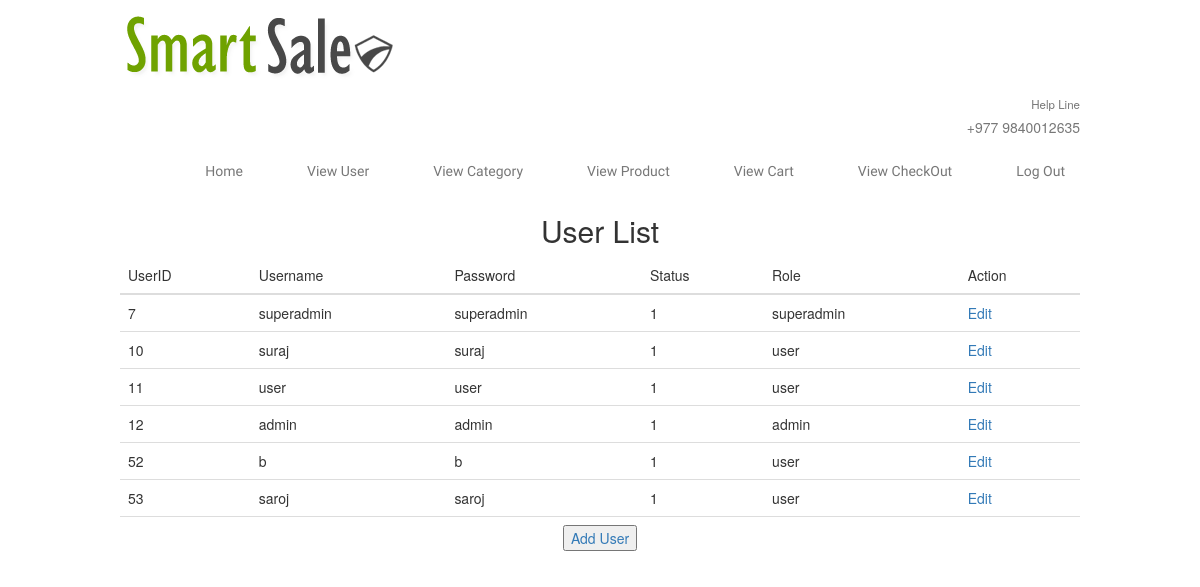
/admin_viewuser.php (signed in), run on the app's committed database.
### tables this page shows
CREATE TABLE `user` (
  `user_id` int(11) NOT NULL,
  `username` varchar(255) NOT NULL,
  `password` varchar(255) NOT NULL,
  `status` varchar(255) NOT NULL,
  `role` varchar(255) NOT NULL
);

### admin_viewuser.php (the view, shortened to what this page needs)
<?php
include_once("utilitis/config.php");
$rs_results = mysqli_query($conn,"Select * from user");
include_once('adminpanel.php');
?>
<!DOCTYPE HTML>
<html>
<head>
</head>
<body>
    <?php
    include_once('adminpanel.php');
    ?>
<div class="table-responsive">
    <h2 align="center">User List</h2>
    <table class = "table" border="2" align="center">
        <thead>
        <th>UserID </th>
        <th>Username</th>
        <th>Password</th>
        <th>Status</th>
        <th>Role</th>
        <th colspan="2">Action</th>
        </thead>
        <tbody>
        <?php
        while ($rs_res = mysqli_fetch_assoc($rs_results))
        {
        ?>
        <tr>
            <td><?php echo $rs_res["user_id"]?></td>
            <td><?php echo $rs_res["username"]?></td>
            <td><?php echo $rs_res["password"]?></td>
            <td><?php echo $rs_res["status"]?></td>
            <td><?php echo $rs_res["role"]?></td>
            <td><a href="admin_edituser.php?user_id=<?php echo $rs_res["user_id"];?>">Edit</a></td>
        </tr>
        <?php }?>
        <tr>
        	<td colspan="6" align="center">
        		<a href="admin_adduser.php"><input type="button" name="add" value="Add User"></a>
        	</td>
        </tr>
        </tbody>
    </table>
</div>
</body>
</html>

### css/style.css (style rules this page uses)
html,body,div,span,applet,object,iframe,h1,h2,h3,h4,h5,h6,p,blockquote,pre,a,abbr,acronym,address,big,cite,code,del,dfn,em,img,ins,kbd,q,s,samp,small,strike,strong,sub,sup,tt,var,b,u,i,dl,dt,dd,ol,nav ul,nav li,fieldset,form,label,legend,table,caption,tbody,tfoot,thead,tr,th,td,article,aside,canvas,details,embed,figure,figcaption,footer,header,hgroup,menu,nav,output,ruby,section,summary,time,mark,audio,video { margin:0;padding:0;border:0;font-size:100%;font:inherit;vertical-align:baseline; }
table { border-collapse:collapse;border-spacing:0; }
a { text-decoration:none; }
body { font-family: Arial, Geneva,Helvetica, sans-serif; font-size: 100%; background:#ffffff; margin-top: 50px }

### data on the page
user: user_id "7", username "superadmin", password "superadmin", status "1", role "superadmin"
user: user_id "10", username "suraj", password "suraj", status "1", role "user"
user: user_id "11", username "user", password "user", status "1", role "user"
user: user_id "12", username "admin", password "admin", status "1", role "admin"
user: user_id "52", username "b", password "b", status "1", role "user"
user: user_id "53", username "saroj", password "saroj", status "1", role "user"
